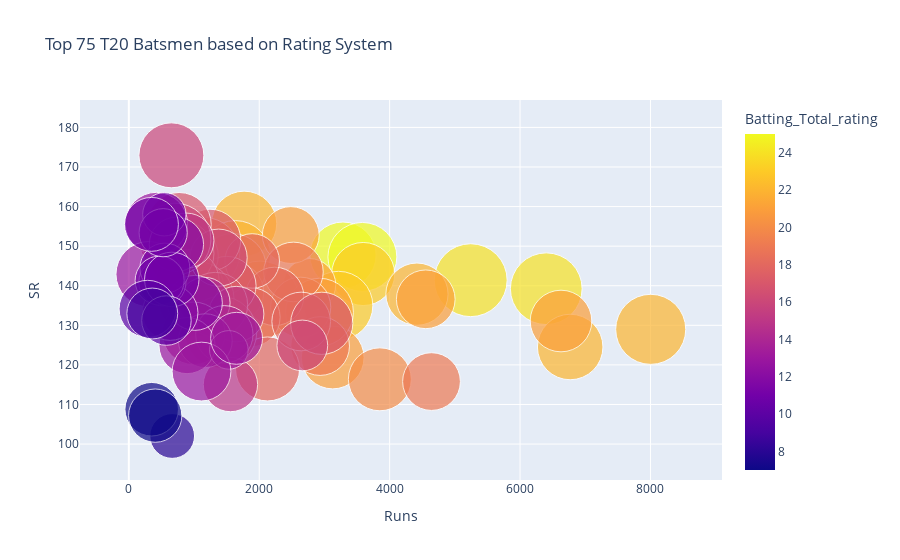

Source (notebook cell):
### Code cell
df_batting_rating_system = df_batting_grouped.sort_values(by='Batting_Total_rating', ascending=False)[:75]
px.scatter(df_batting_rating_system, x="Runs", y="SR",
           size="Avg", color="Batting_Total_rating", hover_name="Player", size_max=55,title="Top 75 T20 Batsmen based on Rating System")

### Figure 1 — Plotly figure (JSON) as saved in the notebook; plotly's stock layout.template omitted (floating-point values rounded to 4 significant figures)
{"data": [{"hovertemplate": "<b>%{hovertext}</b><br><br>Runs=%{x}<br>SR=%{y}<br>Avg=%{marker.size}<br>Batting_Total_rating=%{marker.color}<extra></extra>", "hovertext": ["Rishabh Pant", "Jos Buttler", "MS Dhoni", "David Warner", "Suryakumar Yadav", "Shubman Gill", "Nicholas Pooran", "Shikhar Dhawan", "Virat Kohli", "Faf Du Plessis", "Sanju Samson", "Rohit Sharma", "Shreyas Iyer", "Glenn Maxwell", "Dinesh Karthik", "Ruturaj Gaikwad", "David Miller", "Jonny Bairstow", "Andre Russell", "Manish Pandey", "Yashasvi Jaiswal", "Nitish Rana", "Ajinkya Rahane", "Tilak Varma", "Wriddhiman Saha", "Hardik Pandya", "Rahul Tripathi", "Marcus Stoinis", "Kane Williamson", "Ishan Kishan", "Prithvi Shaw", "Shivam Dube", "Liam Livingstone", "Shimron Hetmyer", "Heinrich Klaasen", "Travis Head", "Ravindra Jadeja", "Sai Sudharsan", "Rajat Patidar", "Quinton De Kock", "K L Rahul", "Venkatesh Iyer", "Phil Salt", "Abhishek Sharma", "Cameron Green", "Mayank Agarwal", "Krunal Pandya", "Sam Curran", "Devdutt Padikkal", "Moeen Ali", "Aiden Markram", "Deepak Hooda", "Shashank Singh", "Riyan Parag", "Nitish Kumar Reddy", "Rinku Singh", "Sunil Narine", "Vijay Shankar", "Axar Patel", "Rahul Tewatia", "Jitesh Sharma", "Ayush Badoni", "Rashid Khan", "Pat Cummins", "Shahrukh Khan", "Rilee Rossouw", "Tim David", "Mahipal Lomror", "Dhruv Jurel", "Rahmanullah Gurbaz", "Abdul Samad", "Abishek Porel", "Mitchell Marsh", "Daryl Mitchell", "Tristan Stubbs"], "legendgroup": "", "marker": {"color": [25, 25, 24, 24, 23, 23, 22, 22, 22, 22, 22, 21, 21, 21, 21, 21, 21, 21, 21, 20, 20, 20, 19, 19, 19, 19, 18, 18, 18, 18, 18, 17, 17, 17, 17, 17, 17, 17, 17, 17, 17, 17, 16, 16, 16, 16, 15, 15, 15, 14, 14, 14, 13, 13, 13, 13, 13, 13, 13, 12, 12, 12, 11, 11, 11, 11, 11, 11, 11, 10, 10, 9, 8, 7, 7], "coloraxis": "coloraxis", "size": [34.82, 37.62, 42.08, 40.7, 31.51, 37.32, 33.58, 33.98, 38.86, 38.85, 30.68, 30.05, 31.14, 21.77, 27.27, 47.87, 36.47, 36.22, 25.6, 31.36, 28.64, 28.65, 26.4, 40.19, 27.28, 28.09, 26.96, 27.81, 32.43, 27.25, 23.58, 27.23, 25.11, 30.11, 28.3, 32.57, 30.63, 45.29, 34.54, 31.59, 40.91, 33.19, 33.4, 25.9, 41.05, 20.37, 24.28, 24.05, 23.36, 20.57, 30.96, 26.04, 30.75, 22.94, 33.67, 24.91, 11.8, 27.33, 21.35, 23.92, 23.34, 24.44, 14.86, 17.61, 19.75, 19.06, 23.5, 18.39, 23.05, 25.82, 19.4, 20.48, 15.86, 22.7, 22.5], "sizemode": "area", "sizeref": 0.01583, "symbol": "circle"}, "mode": "markers", "name": "", "orientation": "v", "showlegend": false, "type": "scatter", "x": [3284, 3582, 5243, 6402, 3594, 3216, 1769, 6769, 8004, 1636, 4419, 6628, 3127, 2771, 4554, 2012, 2924, 1589, 2484, 3850, 1607, 2636, 4642, 1156, 2934, 2525, 2236, 1866, 2128, 2644, 1892, 1502, 940, 1244, 993, 772, 2959, 1034, 799, 901, 1410, 1326, 653, 1377, 707, 2661, 1647, 883, 1559, 1162, 995, 1465, 423, 1173, 303, 893, 1534, 1115, 1653, 1013, 730, 634, 545, 515, 553, 473, 659, 527, 347, 289, 577, 360, 665, 351, 405], "xaxis": "x", "y": [147.7, 147.3, 141.4, 139.2, 143.0, 135.0, 155.7, 124.5, 129.0, 147.6, 137.9, 131.1, 121.9, 140.2, 136.6, 136.4, 133.3, 144.6, 152.8, 116.4, 138.3, 134.6, 115.8, 148.3, 124.8, 143.5, 137.3, 132.0, 119.0, 131.0, 146.3, 140.0, 147.6, 151.5, 139.9, 155.5, 130.5, 136.6, 148.1, 141.2, 128.2, 135.2, 172.9, 147.1, 151.8, 124.9, 132.8, 151.4, 115.0, 135.7, 128.0, 127.7, 155.7, 126.1, 142.9, 124.9, 123.8, 118.3, 126.7, 135.7, 150.5, 133.2, 158.1, 140.8, 144.5, 141.3, 141.6, 153.4, 155.5, 134.2, 131.2, 133.0, 102.0, 108.8, 107.2], "yaxis": "y"}], "layout": {"coloraxis": {"colorbar": {"title": {"text": "Batting_Total_rating"}}, "colorscale": [[0, "#0d0887"], [0.1111, "#46039f"], [0.2222, "#7201a8"], [0.3333, "#9c179e"], [0.4444, "#bd3786"], [0.5556, "#d8576b"], [0.6667, "#ed7953"], [0.7778, "#fb9f3a"], [0.8889, "#fdca26"], [1, "#f0f921"]]}, "legend": {"itemsizing": "constant", "tracegroupgap": 0}, "title": {"text": "Top 75 T20 Batsmen based on Rating System"}, "xaxis": {"anchor": "y", "domain": [0, 1], "title": {"text": "Runs"}}, "yaxis": {"anchor": "x", "domain": [0, 1], "title": {"text": "SR"}}}}
